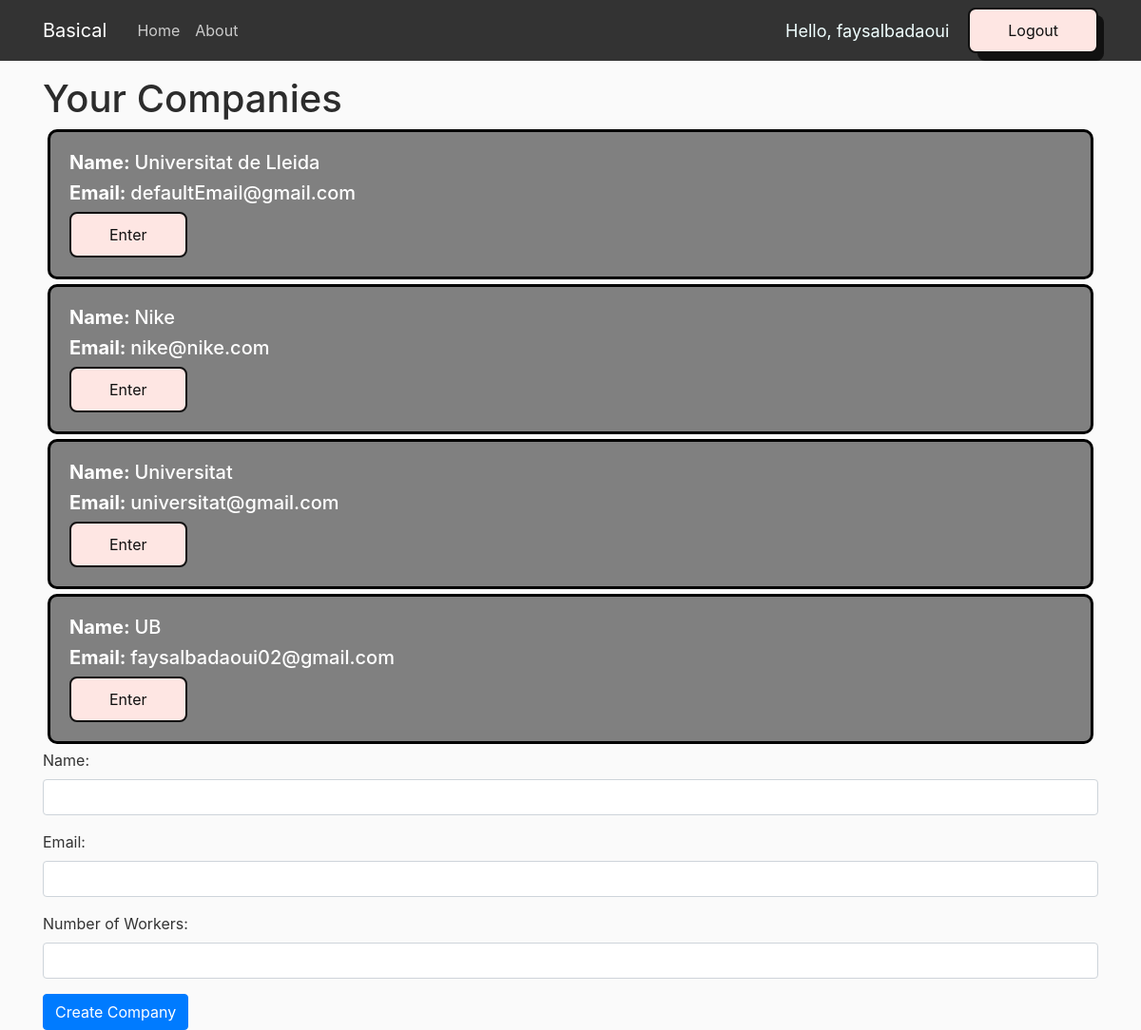
/ (signed in), run on an earlier commit of the app's database.
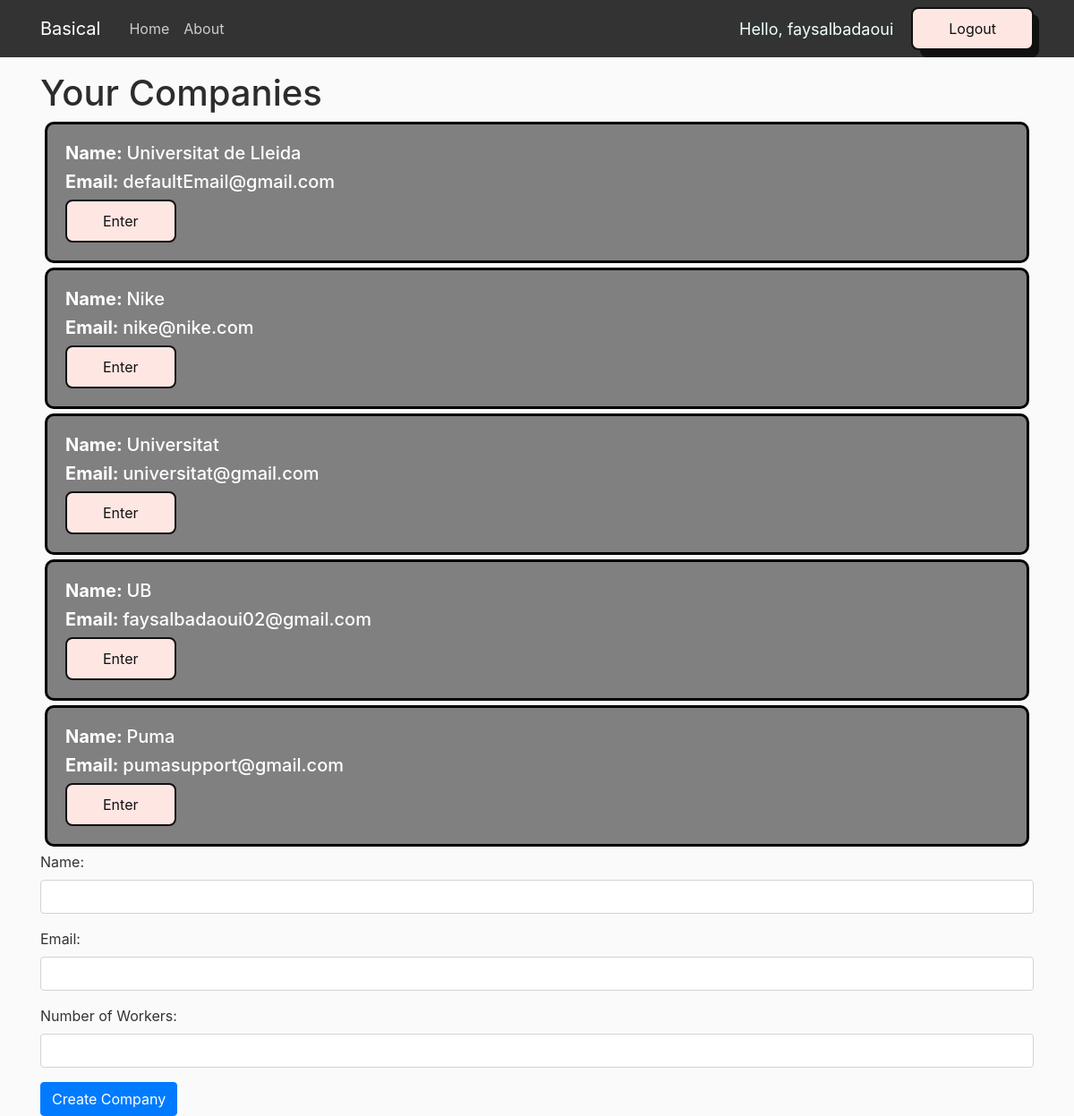
And on a later commit of the database.
### web/models.py (models this page shows, shortened)
class Company(models.Model):
    name = models.CharField(max_length=256)
    email_com = models.EmailField(max_length=255, unique=True, default='defaultEmail')
    num_workers = models.IntegerField(default=0)
    departments = models.ManyToManyField(Department)
    admin = models.ForeignKey(User, on_delete=models.CASCADE, related_name="created_companies", default=User.objects.first().pk)
    workers = models.ManyToManyField(User, related_name="companies")

### web/views.py (the view)
# urls.py: path('',views.home, name='web-home'),
@login_required(login_url='login')
def home(request):
    companies = Company.objects.filter(workers=request.user)
    return render(request, 'web/home.html',  {'companies': companies}) #

### web/templates/web/home.html (shortened to what this page needs)
{% load static %}
<!DOCTYPE html>
<html>
    <head>
        <link rel="stylesheet" href="https://cdn.jsdelivr.net/npm/bootstrap@4.0.0/dist/css/bootstrap.min.css">
        <link rel="stylesheet" type="text/css" href="{% static 'web/home_css.css' %}">
    </head>
    <body>
        <header class="site-header">
            <nav class="navbar navbar-expand-md navbar-dark bg-steel fixed-top">
                <div class="container">
                    <a class="navbar-brand mr-4" href="/">Basical</a>
                    <div class="collapse navbar-collapse" id="navbarToggle">
                        <div class="navbar-nav mr-auto">
                            <a class="nav-item nav-link" href="/">Home</a>
                            <a class="nav-item nav-link" href="/about">About</a>
                        </div>
                        <div class="navbar-nav">
                            <span class="hello-msg">Hello, {{request.user}}</span>
                            <a href="/logout">
                                <button class="button-56" role="button">Logout</button>
                            </a>
                        </div>
                    </div>
                </div>
            </nav>
        </header>
        <div class="container">
            <h1>Your Companies</h1>
            <table>
                <tbody>
                    {% for company in companies %}
                        <tr>
                            <div style="width: 200;
                            height: 200;
                            background-color:grey;
                            border-radius: 10px;
                            border-color: black;
                            border-style: solid;
                            border-width: 3px;
                            margin: 5px;
                            padding: 20px;">
                                <h5 style="color: white;"><b>Name: </b>{{ company.name }}</h5>
                                <h5 style="color: white;"><b>Email: </b> {{ company.email_com }}</h5>
                                <a href="{% url 'company_detail' company.id %}">
                                    <button class="button-56" role="button">Enter</button>
                                </a>
                            </div>
                        </tr>
                    {% empty %}
                        <tr>
                            <td colspan="3">No companies found.</td>
                        </tr>
                    {% endfor %}
                </tbody>
            </table>
            <form method="POST" action="{% url 'create_company' %}">
                <div class="form-group">
                    <label for="name">Name:</label>
                    <input type="text" class="form-control" id="name" name="name" required>
                </div>
                <div class="form-group">
                    <label for="email_com">Email:</label>
                    <input type="email" class="form-control" name="email_com" required>
                </div>
                <div class="form-group">
                    <label for="num_workers">Number of Workers:</label>
                    <input type="number" class="form-control" id="num_workers" name="num_workers" min="0" required>
                </div>
                <button type="submit" class="btn btn-primary">Create Company</button>
            </form>
        </div>
    </body>
</html>

What changed in the data, as far as the page shows it:
added Company: name "Puma", email_com "pumasupport@gmail.com"
